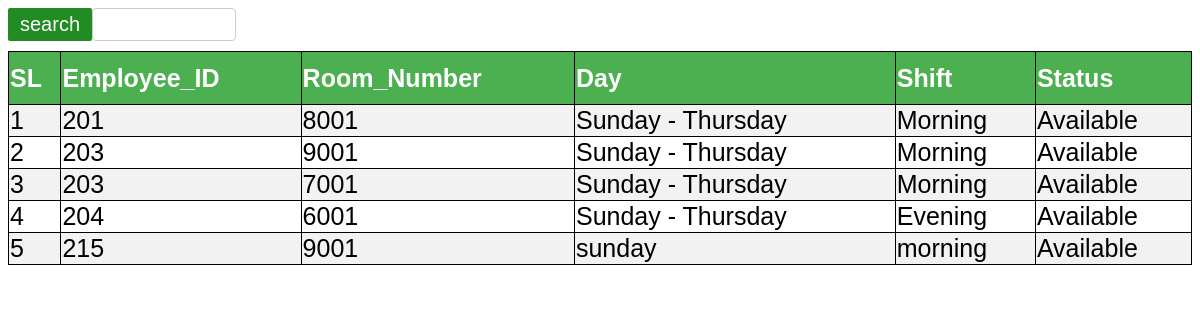
Screenshot of /HMS/display/list-eshedule.php with the database file from the repository.
### tables this page shows
CREATE TABLE `eshedule` (
  `sl` int(6) NOT NULL,
  `employee_id` int(6) DEFAULT NULL,
  `room_number` int(6) DEFAULT NULL,
  `day` varchar(50) DEFAULT NULL,
  `shift` varchar(50) DEFAULT NULL,
  `status` varchar(50) DEFAULT NULL
);

### HMS/display/list-eshedule.php (the view, shortened to what this page needs)
<!DOCTYPE html>
<html>
<head>
</head>
<body>
	<div class="container">
		<form action="search-eshedulr.php" method="post">
			<input type="text" name="search" >
			<button class="btn">search</button>
		</form>
	</div>
<table>
		<tr>
			<th>SL</th>
			<th>Employee_ID</th>
			<th>Room_Number</th>
			<th>Day</th>
			<th>Shift</th>
			<th>Status</th>
		</tr>
		<?php
		$conn =mysqli_connect("localhost", "root", "", "hospital");
          $sql = "SELECT * FROM eshedule";
            $result = $conn->query($sql);
            if ($result->num_rows > 0) {
            while($row = $result->fetch_assoc()) {
            echo "<tr><td> " . $row["sl"]. "</td><td> " . $row["employee_id"]. " </td><td>" . $row["room_number"]. "</td><td>" .$row["day"]."</td><td>".$row["shift"]."</td><td>".$row["status"]."</td></tr>"; }
              echo"</table>";
               }
              else {
              echo "0 results";
               }
		?>
</body>
</html>

### HMS/display/list-eshedule.php (style rules this page uses)
.btn { background-color: #228B22; color: white; padding: 5px 12px; border: none; border-radius: 2px; cursor: pointer; float: left; font-size:20px; }
input[type=text] { width: 10%; padding: 8px 12px; border: 1px solid #ccc; border-radius: 4px; resize: vertical; }
.container { padding-bottom:10px; }
table { border-collapse:collapse; color:black; width:100%; font-family:sans-serif; font-size:25px; text-align:left; padding-left:15px; }
table,th,td { border:1px solid black; }
th { background-color:#4CAF50; color:white; height:50px; }
td { height:10px; vertical-align:bottom; }
tr:nth-child(even) { background-color: #f2f2f2 }

### rows the page displays
eshedule: sl "1", employee "201", room_number "8001", day "Sunday - Thursday", shift "Morning", status "Available"
eshedule: sl "2", employee "203", room_number "9001", day "Sunday - Thursday", shift "Morning", status "Available"
eshedule: sl "3", employee "203", room_number "7001", day "Sunday - Thursday", shift "Morning", status "Available"
eshedule: sl "4", employee "204", room_number "6001", day "Sunday - Thursday", shift "Evening", status "Available"
eshedule: sl "5", employee "215", room_number "9001", day "sunday", shift "morning", status "Available"
